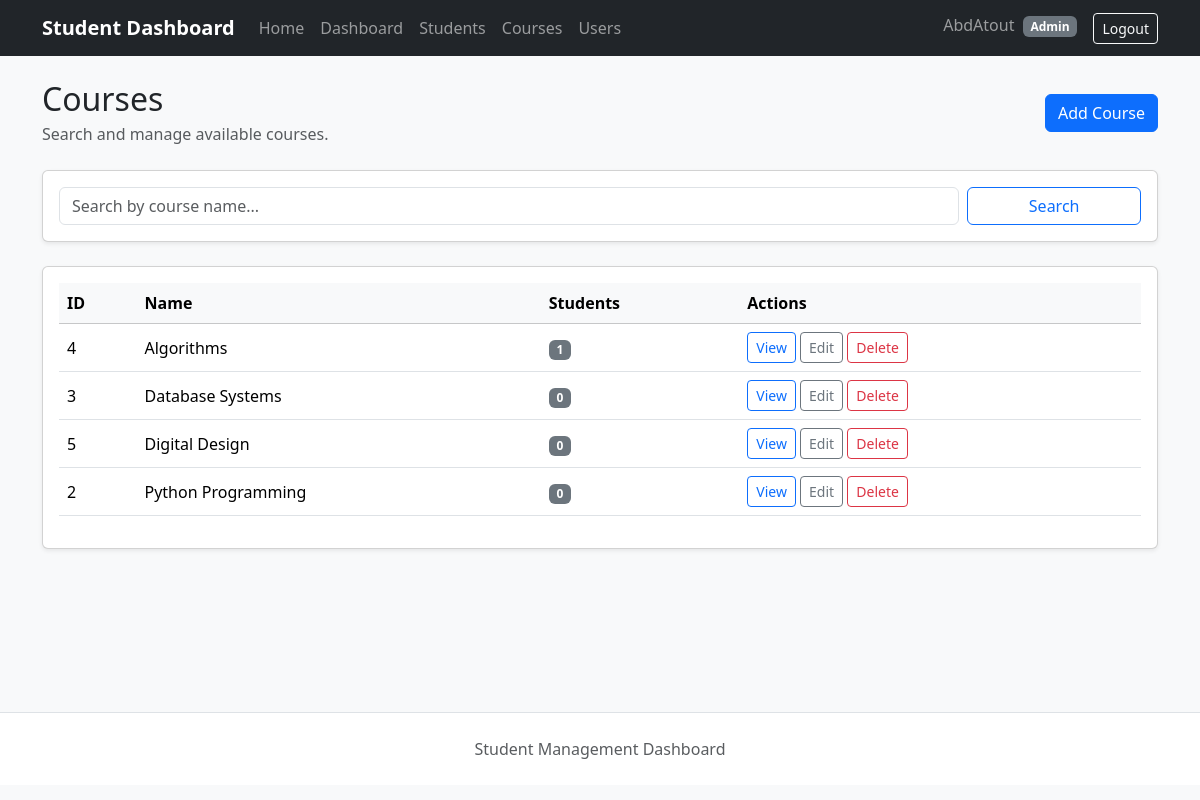
The page /courses (signed in) on the database its author committed.
### app/models/user.py (models this page shows, shortened)
class User(UserMixin, db.Model):
    __tablename__ = "users"
    id = db.Column(
        db.Integer,
        primary_key=True,
    )
    username = db.Column(
        db.String(100),
        unique=True,
        nullable=False,
    )
    role = db.Column(
        db.String(20),
        nullable=False,
        default="student",
        server_default="student",
    )
    profile_picture = db.Column(
        db.String(255),
        nullable=True,
        default=None,
    )
    profile_picture = db.Column(
        db.String(255),
        nullable=True,
        default=None,
    )
    password_hash = db.Column(
        db.String(255),
        nullable=False,
    )

### app/models/course.py (models this page shows)
class Course(db.Model):
    __tablename__ = "courses"
    id = db.Column(
        db.Integer,
        primary_key=True,
    )
    name = db.Column(
        db.String(100),
        unique=True,
        nullable=False,
    )
    students = db.relationship(
        "Student",
        secondary=student_courses,
        back_populates="courses",
        passive_deletes=True,
    )

### app/routes/courses.py (the view)
@courses_bp.route("/courses")
@login_required
def course_list():
    search = request.args.get("search", "").strip()
    page = request.args.get("page", 1, type=int)
    per_page = request.args.get("per_page", 10, type=int)
    per_page = max(1, min(per_page, 100))
    statement = db.select(Course)
    if search:
        statement = statement.where(Course.name.ilike(f"%{search}%"))
    statement = statement.order_by(Course.name)
    pagination = db.paginate(
        statement,
        page=page,
        per_page=per_page,
        error_out=False,
    )
    return render_template(
        "courses.html",
        courses=pagination.items,
        pagination=pagination,
        search=search,
    )

### app/templates/courses.html (shortened to what this page needs)
{% extends "base.html" %}
{% from "macros/pagination.html" import render_pagination %}
{% block content %}
<div class="d-flex justify-content-between align-items-center mb-4">
    <div>
        <h2 class="mb-1">Courses</h2>
        <p class="text-muted mb-0">
            Search and manage available courses.
        </p>
    </div>
    {% if current_user.role in ["admin", "instructor"] %}
    <a
        href="{{ url_for('courses.add_course') }}"
        class="btn btn-primary"
    >
        Add Course
    </a>
    {% endif %}
</div>
<div class="card shadow-sm mb-4">
    <div class="card-body">
        <form
            method="GET"
            action="{{ url_for('courses.course_list') }}"
            class="row g-2"
        >
            <div class="col-md-10">
                <input
                    type="search"
                    id="course-search"
                    name="search"
                    class="form-control"
                    placeholder="Search by course name..."
                    value="{{ search }}"
                >
            </div>
            <div class="col-md-2 d-grid">
                <button
                    type="submit"
                    class="btn btn-outline-primary"
                >
                    Search
                </button>
            </div>
        </form>
    </div>
</div>
<div class="card shadow-sm">
    <div class="card-body">
        <div class="table-responsive">
            <table class="table table-hover align-middle">
                <thead class="table-light">
                    <tr>
                        <th>ID</th>
                        <th>Name</th>
                        <th>Students</th>
                        <th>Actions</th>
                    </tr>
                </thead>
                <tbody>
                    {% for course in courses %}
                    <tr>
                        <td>{{ course.id }}</td>
                        <td>{{ course.name }}</td>
                        <td>
                            <span class="badge bg-secondary">
                                {{ course.students | length }}
                            </span>
                        </td>
                        <td class="table-actions">
                            <a
                                href="{{ url_for(
                                    'courses.course_detail',
                                    course_id=course.id
                                ) }}"
                                class="btn btn-sm btn-outline-primary"
                            >
                                View
                            </a>
                            {% if current_user.role in ["admin", "instructor"] %}
                            <a
                                href="{{ url_for(
                                    'courses.edit_course',
                                    course_id=course.id
                                ) }}"
                                class="btn btn-sm btn-outline-secondary"
                            >
                                Edit
                            </a>
                            <form
                                method="POST"
                                action="{{ url_for(
                                    'courses.delete_course',
                                    course_id=course.id
                                ) }}"
                                class="d-inline"
                            >
                                <button
                                    type="submit"
                                    class="btn btn-sm btn-outline-danger"
                                >
                                    Delete
                                </button>
                            </form>
                            {% endif %}
                        </td>
                    </tr>
                    {% endfor %}
                </tbody>
            </table>
        </div>
    </div>
</div>
{% endblock %}

### app/templates/base.html (shortened to what this page needs)
<!DOCTYPE html>
<html lang="en">
<head>
    <link
        href="https://cdn.jsdelivr.net/npm/bootstrap@5.3.3/dist/css/bootstrap.min.css"
        rel="stylesheet"
    >
    <link
        rel="stylesheet"
        href="{{ url_for('static', filename='css/style.css') }}"
    >
</head>
<body class="bg-light">
    <nav class="navbar navbar-expand-lg navbar-dark bg-dark">
        <div class="container">
            <a
                class="navbar-brand fw-bold"
                href="{{ url_for('students.home') }}"
            >
                Student Dashboard
            </a>
            <div
                class="collapse navbar-collapse"
                id="mainNavbar"
            >
                <ul class="navbar-nav me-auto mb-2 mb-lg-0">
                    <li class="nav-item">
                        <a
                            class="nav-link"
                            href="{{ url_for('students.home') }}"
                        >
                            Home
                        </a>
                    </li>
                    {% if current_user.is_authenticated %}
                        <li class="nav-item">
                            <a
                                class="nav-link"
                                href="{{ url_for('auth.dashboard') }}"
                            >
                                Dashboard
                            </a>
                        </li>
                        <li class="nav-item">
                            <a
                                class="nav-link"
                                href="{{ url_for('students.student_list') }}"
                            >
                                Students
                            </a>
                        </li>
                        <li class="nav-item">
                            <a
                                class="nav-link"
                                href="{{ url_for('courses.course_list') }}"
                            >
                                Courses
                            </a>
                        </li>
                        {% if current_user.role == "admin" %}
                        <li class="nav-item">
                            <a
                                class="nav-link"
                                href="{{ url_for('users.user_list') }}"
                            >
                                Users
                            </a>
                        </li>
                        {% endif %}
                    {% endif %}
                </ul>
                <ul class="navbar-nav">
                    {% if current_user.is_authenticated %}
                        <li class="nav-item">
                            <span class="navbar-text me-3">
                                {{ current_user.username }}
                                <span class="badge bg-secondary ms-1">
                                    {{ current_user.role|capitalize }}
                                </span>
                            </span>
                        </li>
                        <li class="nav-item">
                            <a
                                class="btn btn-outline-light btn-sm"
                                href="{{ url_for('auth.logout') }}"
                            >
                                Logout
                            </a>
                        </li>
                    {% endif %}
                </ul>
            </div>
        </div>
    </nav>
    <div class="container py-4">
        <main>
            {% block content %}{% endblock %}
        </main>
    </div>
    <footer class="border-top py-4 mt-5 bg-white">
        <div class="container text-center text-muted">
            Student Management Dashboard
        </div>
    </footer>
</body>
</html>

### app/static/css/style.css (style rules this page uses)
body { min-height: 100vh; }
main { min-height: 70vh; }
.table-actions { white-space: nowrap; }

### rows shown on the page
User: username "AbdAtout", role "Admin"
Course: id "4", name "Algorithms", students|length "1"
Course: id "3", name "Database Systems", students|length "0"
Course: id "5", name "Digital Design", students|length "0"
Course: id "2", name "Python Programming", students|length "0"
